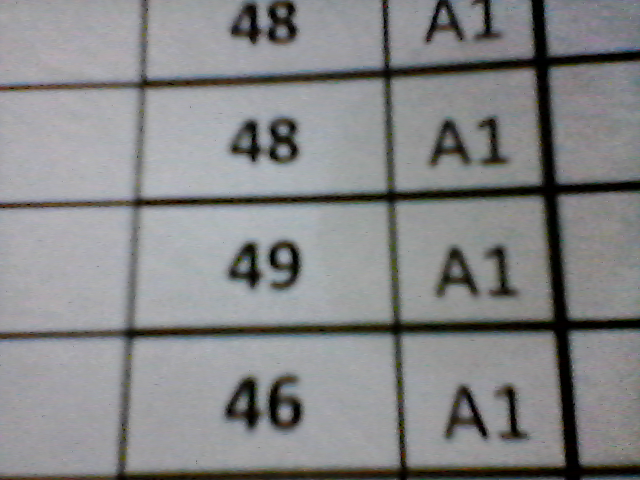
#> input picture opencv_frame_1.png, 640 x 480 px
$ python main.py
#> lines starting #> are read from the running program, lines starting #| are printed output that depends on the picture
### utilities.py
# utilities module
import numpy as np
from PIL import ImageGrab
import time
import cv2
import pytesseract

def nothing(x=0):
    pass

# [68 lines left out: functions webcamfeed, captureScreen, getBiggestcontour, drawRectangle, unsharp_mask, not called in this run]

def process(img, heightImg,widthImg):
    img = cv2.resize(img, (widthImg, heightImg)) # RESIZE IMAGE
    imgBlank = np.zeros((heightImg,widthImg, 3), np.uint8) # CREATE A BLANK IMAGE FOR TESTING DEBUGING IF REQUIRED
    imgGray = cv2.cvtColor(img, cv2.COLOR_BGR2GRAY) # CONVERT IMAGE TO GRAY SCALE
    imgBlur = cv2.GaussianBlur(imgGray, (5, 5), 1)

    # Determining thresholds 1 and 2 and Applying Canny Edge Detection
    while True:
        # GET TRACK BAR VALUES FOR THRESHOLDS
        th1=cv2.getTrackbarPos("Threshold1","Threshold Parameters")
        th2=cv2.getTrackbarPos("Threshold2","Threshold Parameters")
        ImageCanny=cv2.Canny(imgBlur,th1,th2)
        # APPLY CANNY BLUR
        cv2.imshow("Canny Image",ImageCanny)

    kernel = np.ones((5, 5))
    imgDial = cv2.dilate(ImageCanny, kernel, iterations=2) # APPLY DILATION
    imgThreshold = cv2.erode(imgDial, kernel, iterations=1)  # APPLY EROSION

    # Copies the original image for Contour detection
    imgcontour1=img.copy()
    contours1, hierarchy1 =cv2.findContours(ImageCanny,cv2.RETR_EXTERNAL,cv2.CHAIN_APPROX_SIMPLE)
    big,maxarea=getBiggestcontour(contours1)
    cv2.drawContours(imgcontour1,big, -1,(0, 0,255),15)
    cv2.imshow("Contours on Original Image found on Canny Image1", imgcontour1)
    print(" Hey Luke!")
    print(big)
    img=drawRectangle(imgcontour1,big,15)
    cv2.imshow("Contours on Original Image found on Canny Image2", img)
    cv2.waitKey(0)

    pts1 = np.float32(big) # PREPARE POINTS FOR WARP
    pts2 = np.float32([[widthImg, 0],[0, 0],[0, heightImg],[widthImg, heightImg]]) # PREPARE POINTS FOR WARP
    matrix = cv2.getPerspectiveTransform(pts1, pts2)
    imgWarpColored = cv2.warpPerspective(img, matrix, (widthImg, heightImg))
    return imgWarpColored

# [38 lines left out: function adaptive_thresholding, not called in this run]
    # if cv2.waitKey(0) & 0xFF == ord('s'):
    #     break

### main.py
# main.py
import numpy as np
from PIL import ImageGrab
import time
from cv2 import cv2
import pytesseract
import utilities

# Define all the global variables
heightImg=640
widthImg=480
Image_Resolution_height=640
Image_Resolution_width=480

# For Photo from live Webcam feed
#img_counter=utilities.webcamfeed(heightImg,widthImg,Image_Resolution_height,Image_Resolution_width)
img_counter=2
#For Live Webcam feed, uncomment next line
    #if webCamFeed:success, img = cap.read()
    #else:

# Reading the Image
# Filepath of Image
pathImage = "opencv_frame_{}.png".format(img_counter-1)
img=cv2.imread(pathImage)
#> img is the input picture: shape (480, 640, 3); mean B, G, R 135.7, 134.7, 134
heightImg, widthImg,_ = img.shape
#> heightImg = 480; widthImg = 640

# Trackbars for Threshold 1 and 2
cv2.namedWindow("Threshold Parameters")
cv2.resizeWindow("Threshold Parameters",400,600)
cv2.createTrackbar("Threshold 1","Threshold Parameters",60,255,utilities.nothing)
cv2.createTrackbar("Threshold 2","Threshold Parameters",60,255,utilities.nothing)

Warped_Img=utilities.process(img,heightImg, widthImg)
#> in process, `imgBlur = cv2.GaussianBlur(imgGray, (5, 5), 1)`:
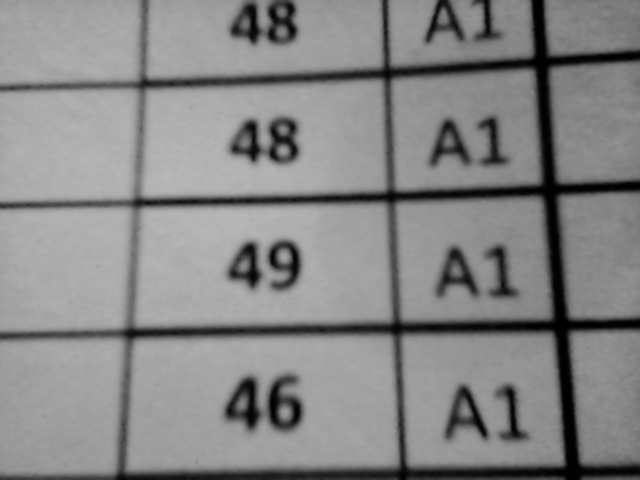
#> imgBlur: shape (480, 640); min 0, max 185, mean 134.6
#> in process, `ImageCanny=cv2.Canny(imgBlur,th1,th2)`:
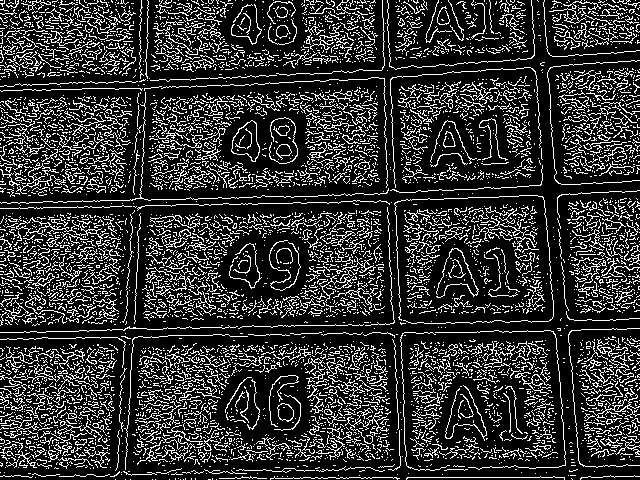
#> ImageCanny: shape (480, 640); 19.8% white in thin lines or dots
print(1)
utilities.adaptive_thresholding(Warped_Img,heightImg,widthImg)
